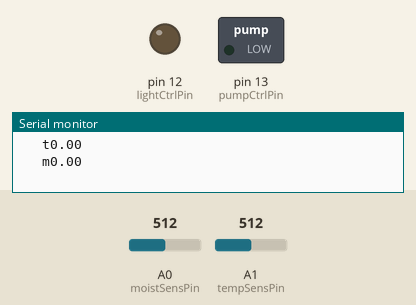
This sketch was run on a simulated Arduino Uno, built with avr-gcc and run on an emulated ATmega328P. Parts: switched loads named in the sketch (green lamp = pin HIGH), output pins drawn as LEDs (lit = HIGH), the last lines printed to the serial monitor. Inputs (shaded band) come from the test bench; at power-on: A0 (moistSensPin) = 512, A1 (tempSensPin) = 512.

Above: at 1.1 s.
At 20.1 s:
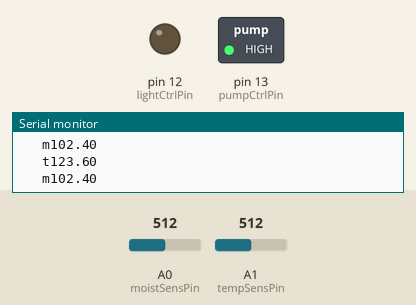
Timing chart, 0 to 21.6 s (numbered marks = the images above):
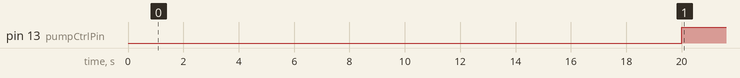

The sketch:

basic.ino
```cpp
/*

 */

const int moistSensPin = A0;
const int tempSensPin = A1;

const int pumpCtrlPin = 13;
const int lightCtrlPin = 12;

const int tempSmoothSteps = 10;
const int tempSensRate = 3000;
float tempSensRaw, tempSensCurr, tempSensHist[tempSmoothSteps];

const int moistSmoothSteps = 10;
const int moistSensRate = 7000;
const int moistLow = 550;
const int moistHigh = 620;
float moistSensRaw, moistSensCurr, moistSensHist[moistSmoothSteps];

const int pumpCycle = 5000;
const int pumpInitDelay = 20000;

const int updateRate = 1000;

unsigned long currentTime, tempSensLast, moistSensLast, updateLast, pumpOnStart;

int pumpOn = 0;
int sensRead = 0;

void setup() {

  delay (1000);

  pinMode(moistSensPin, INPUT);
  pinMode(tempSensPin, INPUT);

  pinMode(pumpCtrlPin, OUTPUT);
  pinMode(lightCtrlPin, OUTPUT);

  Serial.begin(9600);

}

void loop() {

  currentTime = millis();

  if (abs(currentTime - tempSensLast) >= tempSensRate && sensRead != 1) {
    tempRead();
  }

  if (abs(currentTime - moistSensLast) >= moistSensRate && pumpOn != 1 && sensRead != 1) {
    moistRead();
  }

  if (abs(currentTime - updateLast) >= updateRate) {
    updateServer();
  }

  if (moistSensCurr <= moistLow && pumpOn == 0 && currentTime > pumpInitDelay){
    pumpOnStart = currentTime;
    digitalWrite(pumpCtrlPin, HIGH);
    pumpOn = 1;
   // Serial.println("pump on");
  }

  if (pumpOn == 1) {
    if (abs(currentTime - pumpOnStart) >= pumpCycle){
      if (abs(currentTime - moistSensLast) >= moistSensRate){
        moistRead();
      }
      if (moistSensCurr >= moistHigh){
        digitalWrite(pumpCtrlPin, LOW);
        pumpOn = 0;
       // Serial.print("\t pump off");
      }
    }
  }

}

void moistRead(){

    sensRead = 1;

    moistSensLast = currentTime;

    moistSensRaw = analogRead(moistSensPin);
    moistSensCurr = moistSensRaw;
    for(int i=moistSmoothSteps-1; i>0; i--){
      moistSensHist[i] = moistSensHist[i-1];
      moistSensCurr += moistSensHist[i];
    }
    moistSensHist[0] = moistSensRaw;
    moistSensCurr = moistSensCurr / moistSmoothSteps;

    sensRead = 0;

}

void tempRead(){

    sensRead = 1;

    tempSensLast = currentTime;

    tempSensRaw = getTemp(tempSensPin);
    tempSensCurr = tempSensRaw;
    for(int i=tempSmoothSteps-1; i>0; i--){
      tempSensHist[i] = tempSensHist[i-1];
      tempSensCurr += tempSensHist[i];
    }
    tempSensHist[0] = tempSensRaw;
    tempSensCurr = tempSensCurr / tempSmoothSteps;

    sensRead = 0;
}

void updateServer(){

  updateLast = currentTime;

  Serial.print("\t t");
  Serial.println(tempSensCurr);
  Serial.print("\t m");
  Serial.println(moistSensCurr);

}

// >> temperature functions
// ---------------------------


float getTemp(int tempPin){

  float temperature = getVoltage(tempPin);
  temperature = (temperature - .5) * 100;

  return temperature;
}

float getVoltage(int pin){
    return (analogRead(pin) * .005);//4882814);
  }

// ---------------------------
// << temperature functions
// ---------------------------
```

Measured:
- by itself, pin 13 (pumpCtrlPin): LOW → HIGH at 20.0 s
